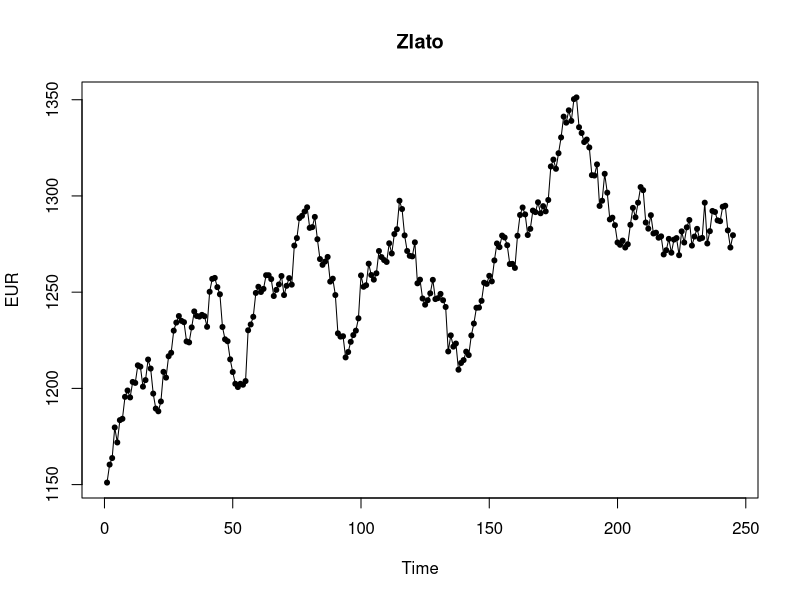
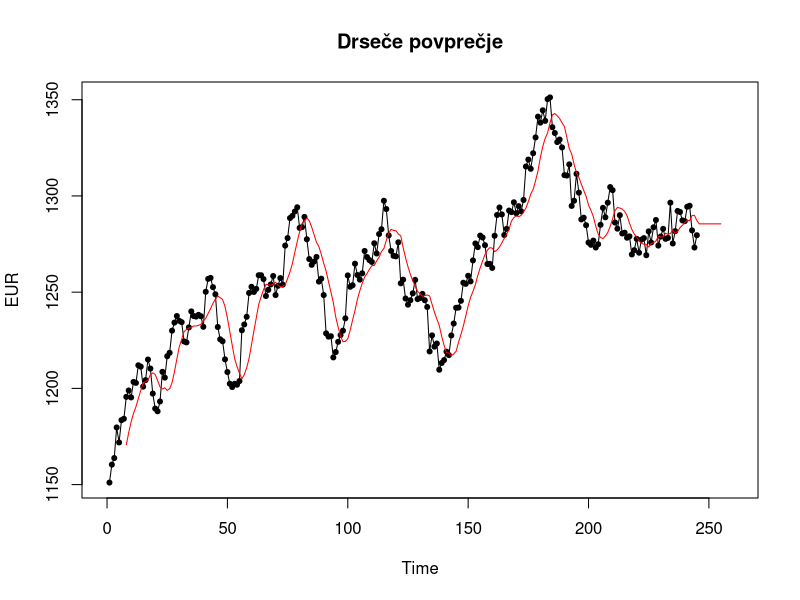
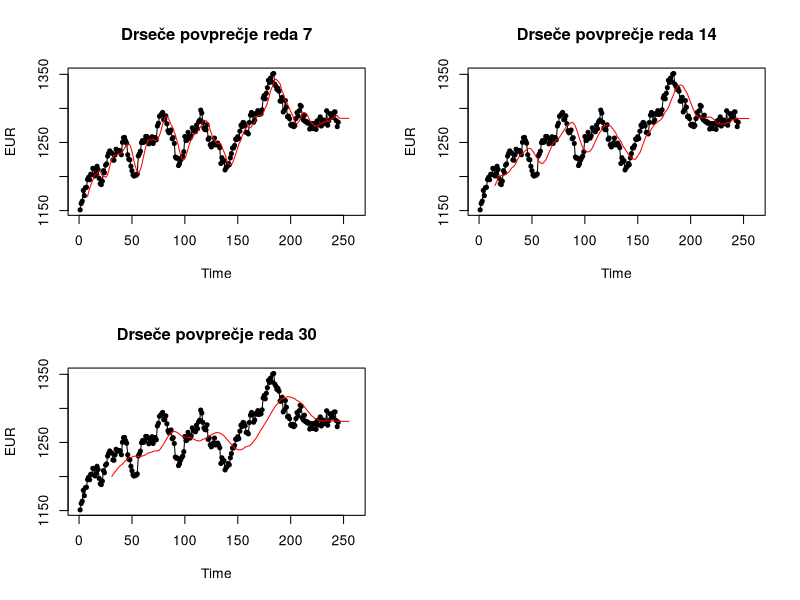

The R script that drew these images, in order: (Note: this script raises an error after producing the figures.)
# 4. vaja pri predmetu Finančni praktikum:
# Ana Golob
library(ggplot2)
# 1. Naloga:

# (a) Podatki o dnevnih cenah zlata pridobljeni iz spletne strani: https://www.investing.com/commodities/gold
ceneZlata <- read.table("ceneZlata.txt")
head(ceneZlata)

# (b) Graf časovne vrste:
casovnaVrsta <- ts(rev(ceneZlata[,4]))
graf <- plot(casovnaVrsta, xlab = "Time", ylab = "EUR", main = "Zlato")
graf <- points(casovnaVrsta,pch=20)

# 2. Naloga:
# (a) Funkcija, ki časovni vrsti priredi zglajene vrednosti:

G <- function(vrsta, k){
  T <- length(vrsta)
  zglajena <- c()
  for (t in (k+1):T){
    zglajena[t] <- mean(vrsta[(t-k):(t-1)])
  }
  return(zglajena)
}


# (b) 
# Zglajena casovna vrsta z drsečim povprečjem reda 7:
k <- 7
zglajena7 <- G(casovnaVrsta, k)

# Zglajeni časovni vrsti doda napovedi:

napovedi <- function(vrsta, zglajena, k){
  T <- length(vrsta)
  for (i in 1:10){
    dodaj <- casovnaVrsta[T-k+1:T]
    napovedi <- mean(dodaj[1:k])
    zglajena[T+i] <- napovedi
  }
  return(zglajena)
}

zglajena7 <- napovedi(casovnaVrsta, zglajena7, 7)

# (c) Graf časovne vrste:

graf7 <- plot(casovnaVrsta, xlab = "Time", xlim=c(0,260), ylab = "EUR", main = "Drseče povprečje")
graf7 <- points(casovnaVrsta, pch=20)
lines(ts(zglajena7), col = "Red")

# (d) Srednja kvadratična napaka:
MSE7 <- 1 / (T - k) * sum((casovnaVrsta[(k+1):T] - zglajena7[(k+1):T])^2)

# (e):
# Red glajenja 14:
k <- 14
zglajena14 <- G(casovnaVrsta, k)

# Dodane napovedi za prihodnost:
zglajena14 <- napovedi(casovnaVrsta, zglajena14, 14)

#Srednja kvadratična napaka:
MSE14 <- 1 / (T - k) * sum((casovnaVrsta[(k+1):T] - zglajena14[(k+1):T])^2)

# Red glajenja 30:
k <- 30
zglajena30 <- G(casovnaVrsta, k)

# Dodane napovedi za prihodnost:
zglajena30 <- napovedi(casovnaVrsta, zglajena30, 30)

#Srednja kvadratična napaka:
MSE30 <- 1 / (T - k) * sum((casovnaVrsta[(k+1):T] - zglajena30[(k+1):T])^2)

# Grafi za drseče povprečje redov 7, 14 in 30:


par(mfrow=c(2,2))

graf7 <- plot(casovnaVrsta, xlab = "Time", xlim=c(0,260), ylab = "EUR", main = "Drseče povprečje reda 7")
graf7 <- points(casovnaVrsta, pch=20)
lines(ts(zglajena7), col = "Red")


graf14 <- plot(casovnaVrsta, xlab = "Time", xlim=c(0,260), ylab = "EUR", main = "Drseče povprečje reda 14")
graf14 <- points(casovnaVrsta, pch=20)
lines(ts(zglajena14), col = "Red")


graf30 <- plot(casovnaVrsta, xlab = "Time", xlim=c(0,260), ylab = "EUR", main = "Drseče povprečje reda 30")
graf30 <- points(casovnaVrsta, pch=20)
lines(ts(zglajena30), col = "Red")



# 3. Naloga: 

# a)Funkcija za enostavno eksponentno glajenje:
EG <- function(vrsta, alpha){
  T <- length(vrsta)
  zglajena <- c()
  zglajena[1] <- vrsta[1]
  for (t in 2:T){
    zglajena[t] <- alpha * vrsta[t] + (1 - alpha) * zglajena[t-1]
  }
  return(zglajena)
}

# (b) 
alpha <- 0.3
eksponentnoGlajenje <- EG(casovnaVrsta, alpha)

# Dodajanje napovedi:
for (i in 1:10){
  napoved <- alpha * casovnaVrsta[T] + (1 - alpha) * eksponentnoGlajenje[T-1]
  eksponentnoGlajenje[T+i] <- napoved
}

# Graf:
par(mfrow=c(1,1))
grafEks <- plot(casovnaVrsta, xlab = "Time", ylab = "EUR", main = "Eksponentno glajenje")
grafEks <- points(casovnaVrsta,pch=20)
lines(ts(eksponentnoGlajenje), col = "orange")

# (c) Funkcija za izračun kvadratične napake eksponentno glajene:
MSEeksponentne <- function(alpha){
  eksGlajenje <- EG(casovnaVrsta, alpha)
  MSE <- 1 / (T - 1) * sum((casovnaVrsta[2:T]- eksGlajenje[2:T])^2)
  return(MSE)
}

# Vrednost α pri kateri zglajena časovna vrsta najmanj odstopa od 
# opazovanih vrednosti, glede na kvadratično napako:
najmanseOdstopanje <- optimize(MSEeksponentne, lower=0, upper=1, maximum = FALSE)
alphaOptimalna <- najmanseOdstopanje$minimum
print(alphaOptimalna)

# (d)
glajenjeOptAlpha <- EG(casovnaVrsta, alphaOptimalna)

# Dodajanje napovedi:
for (i in 1:10){
  napoved <- alphaOptimalna * casovnaVrsta[T] + (1 - alphaOptimalna) * glajenjeOptAlpha[T-1]
  glajenjeOptAlpha[T+i] <- napoved
}

# Graf:
par(mfrow=c(1,1))
grafOptAlpha <- plot(casovnaVrsta, xlab = "Time", ylab = "EUR", main = "Eksponentno glajenje, minimalen MSE")
grafOptAlpha <- points(casovnaVrsta,pch=20)
lines(ts(glajenjeOptAlpha), col = "orange")


